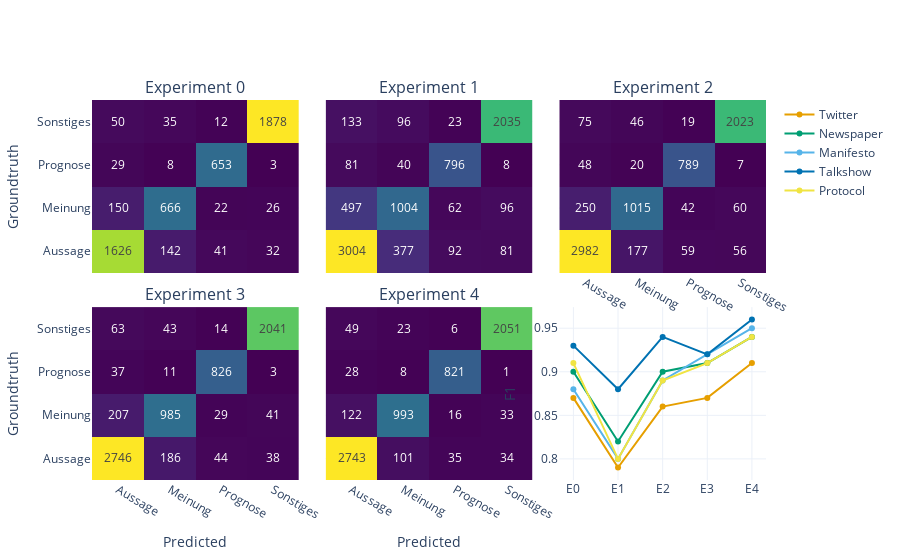

Source (notebook cell):
### Code cell
def get_scores_by_doc():
    dct = {
        'Document Type': [],
        'Experiment': [],
        'F1' : []
    }
    for idx in range(5):
        df = pd.read_csv(f"/home/sami/FLAIR/Results/TRANSFORMER/E{idx}/DistilBert_results.csv")
        df['DOCUMENT_TYPE'] = df['DOCUMENT_TYPE'].apply(lambda x: parse_doc_type(x))
        for document_type, group in df.groupby('DOCUMENT_TYPE'):
            dct['Document Type'].append(document_type)
            dct['Experiment'].append(f'E{idx}')
            y = group['GROUNDTRUTH'].to_numpy()
            y_pred = group['PREDICTION'].to_numpy()
            dct['F1'].append(np.round(f1_score(y, y_pred, average='weighted'),2))
    scores_by_doc = pd.DataFrame(dct)
    return scores_by_doc

def add_to_scores_by_doc(fig, exp, score, doc, row, col):
    colors = ["#F0E442", "#E69F00", "#009E73", "#56B4E9", "#0072B2"]
    doc_types = ['Protocol', 'Twitter', 'Newspaper', 'Manifesto', 'Talkshow']
    color_dict = {doc_type: color for doc_type, color in zip(doc_types, colors)}
    fig.add_trace(go.Scatter(x=exp, y=score,marker=dict(color=color_dict[doc]), name=doc),row=row, col=col)
    return fig

def get_confusion_matrix(experiment):
    path = f"/home/sami/FLAIR/Results/TRANSFORMER/{experiment}/DistilBert_results.csv"
    df = pd.read_csv(path)
    y = df['GROUNDTRUTH'].values
    y_pred = df['PREDICTION'].values
    return confusion_matrix(y, y_pred)

def plot_detailed_scores():
    # True label on y-axis
    # Predicted label on x-axis
    fig = make_subplots(rows=2, 
                    cols=3, 
                    specs=[[{},{},{}], [{},{},{}]],
                    horizontal_spacing=.04,
                    vertical_spacing=.09,
                    subplot_titles=['Experiment 0','Experiment 1','Experiment 2','Experiment 3','Experiment 4',''],
                   )
    fig.update_layout(template='plotly_white')
    scores_by_doc = get_scores_by_doc() # Needs adjustment for new format
    for doc_type in ['Twitter', 'Newspaper', 'Manifesto', 'Talkshow', 'Protocol']:
        temp = scores_by_doc[scores_by_doc['Document Type'] == doc_type]
        doc = doc_type
        exp = temp['Experiment'].to_list()
        score = temp['F1'].to_list()
        fig = add_to_scores_by_doc(fig, exp, score, doc, 2, 3)
    label = ['Aussage', 'Meinung', 'Prognose', 'Sonstiges']
    cm = get_confusion_matrix('E0')
    fig.add_trace(go.Heatmap(
                    z=cm,
                    x=label,
                    y=label,
                    text = cm,
                    texttemplate="%{text}",
                    colorscale='Viridis',
                    showlegend=False,
                    showscale=False
                       ),row = 1, col = 1)
    cm = get_confusion_matrix('E1')
    fig.add_trace(go.Heatmap(
                    z=cm,
                    x=label,
                    y=label,
                    text = cm,
                    texttemplate="%{text}",
                    colorscale='Viridis',
                    showlegend=False,
                    showscale=False
                       ),row = 1, col =2)
    cm = get_confusion_matrix('E2')
    fig.add_trace(go.Heatmap(
                    z=cm,
                    x=label,
                    y=label,
                    text = cm,
                    texttemplate="%{text}",
                    colorscale='Viridis',
                    showlegend=False,
                    showscale=False
                       ),row = 1, col =3)
    cm = get_confusion_matrix('E3')
    fig.add_trace(go.Heatmap(
                    z=cm,
                    x=label,
                    y=label,
                    text = cm,
                    texttemplate="%{text}",
                    colorscale='Viridis',
                    showlegend=False,
                    showscale=False
                       ),row = 2, col =1)
    cm = get_confusion_matrix('E4')
    fig.add_trace(go.Heatmap(
                    z=cm,
                    x=label,
                    y=label,
                    text = cm,
                    texttemplate="%{text}",
                    colorscale='Viridis',
                    showlegend=False,
                    showscale=False
                       ),row = 2, col =2)

    fig.update_yaxes(nticks=6,row=2, col=3)
    fig.update_yaxes(title='Groundtruth', row=1, col=1)
    fig.update_yaxes(title='Groundtruth', row=2, col=1)
    fig.update_xaxes(title='Predicted', row=2, col=1)
    fig.update_xaxes(title='Predicted', row=2, col=2)
    fig.update_xaxes(showticklabels=False, row=1, col=1)
    fig.update_xaxes(showticklabels=False, row=1, col=2)
    fig.update_yaxes(showticklabels=False, row=1, col=2)
    fig.update_yaxes(showticklabels=False, row=1, col=3)
    fig.update_yaxes(showticklabels=False, row=2, col=2)
    fig.update_yaxes(title_text='F1', row=2, col=3)
    fig.update_yaxes(title_text='F1', secondary_y=False, row=3, col=1)
    fig.update_yaxes(title_text='Sentences', secondary_y=True, row=3, col=1)
    pio.write_image(fig, '/home/sami/FLAIR/Visuals/PNG/Detailed_Scores.png',scale=10, width=1080, height=600)
    pio.write_image(fig, '/home/sami/FLAIR/Visuals/SVG/Detailed_Scores.svg',scale=10, width=1080, height=600)
    pio.write_image(fig, '/home/sami/FLAIR/Visuals/JPG/Detailed_Scores.jpg',scale=10, width=1080, height=600)
    pio.write_image(fig, '/home/sami/FLAIR/Visuals/PDF/Detailed_Scores.pdf',scale=10, width=1080, height=600)
    fig.write_html("/home/sami/FLAIR/Visuals/HTML/Detailed_Scores.html")
    fig.show()
plot_detailed_scores()

### Figure 1 — Plotly figure (JSON) as saved in the notebook; plotly's stock layout.template omitted (floating-point values rounded to 4 significant figures)
{"data": [{"marker": {"color": "#E69F00"}, "name": "Twitter", "type": "scatter", "x": ["E0", "E1", "E2", "E3", "E4"], "xaxis": "x6", "y": [0.87, 0.79, 0.86, 0.87, 0.91], "yaxis": "y6"}, {"marker": {"color": "#009E73"}, "name": "Newspaper", "type": "scatter", "x": ["E0", "E1", "E2", "E3", "E4"], "xaxis": "x6", "y": [0.9, 0.82, 0.9, 0.91, 0.94], "yaxis": "y6"}, {"marker": {"color": "#56B4E9"}, "name": "Manifesto", "type": "scatter", "x": ["E0", "E1", "E2", "E3", "E4"], "xaxis": "x6", "y": [0.88, 0.8, 0.89, 0.92, 0.95], "yaxis": "y6"}, {"marker": {"color": "#0072B2"}, "name": "Talkshow", "type": "scatter", "x": ["E0", "E1", "E2", "E3", "E4"], "xaxis": "x6", "y": [0.93, 0.88, 0.94, 0.92, 0.96], "yaxis": "y6"}, {"marker": {"color": "#F0E442"}, "name": "Protocol", "type": "scatter", "x": ["E0", "E1", "E2", "E3", "E4"], "xaxis": "x6", "y": [0.91, 0.8, 0.89, 0.91, 0.94], "yaxis": "y6"}, {"colorscale": [[0, "#440154"], [0.1111, "#482878"], [0.2222, "#3e4989"], [0.3333, "#31688e"], [0.4444, "#26828e"], [0.5556, "#1f9e89"], [0.6667, "#35b779"], [0.7778, "#6ece58"], [0.8889, "#b5de2b"], [1, "#fde725"]], "showlegend": false, "showscale": false, "text": [[1626, 142, 41, 32], [150, 666, 22, 26], [29, 8, 653, 3], [50, 35, 12, 1878]], "texttemplate": "%{text}", "type": "heatmap", "x": ["Aussage", "Meinung", "Prognose", "Sonstiges"], "xaxis": "x", "y": ["Aussage", "Meinung", "Prognose", "Sonstiges"], "yaxis": "y", "z": [[1626, 142, 41, 32], [150, 666, 22, 26], [29, 8, 653, 3], [50, 35, 12, 1878]]}, {"colorscale": [[0, "#440154"], [0.1111, "#482878"], [0.2222, "#3e4989"], [0.3333, "#31688e"], [0.4444, "#26828e"], [0.5556, "#1f9e89"], [0.6667, "#35b779"], [0.7778, "#6ece58"], [0.8889, "#b5de2b"], [1, "#fde725"]], "showlegend": false, "showscale": false, "text": [[3004, 377, 92, 81], [497, 1004, 62, 96], [81, 40, 796, 8], [133, 96, 23, 2035]], "texttemplate": "%{text}", "type": "heatmap", "x": ["Aussage", "Meinung", "Prognose", "Sonstiges"], "xaxis": "x2", "y": ["Aussage", "Meinung", "Prognose", "Sonstiges"], "yaxis": "y2", "z": [[3004, 377, 92, 81], [497, 1004, 62, 96], [81, 40, 796, 8], [133, 96, 23, 2035]]}, {"colorscale": [[0, "#440154"], [0.1111, "#482878"], [0.2222, "#3e4989"], [0.3333, "#31688e"], [0.4444, "#26828e"], [0.5556, "#1f9e89"], [0.6667, "#35b779"], [0.7778, "#6ece58"], [0.8889, "#b5de2b"], [1, "#fde725"]], "showlegend": false, "showscale": false, "text": [[2982, 177, 59, 56], [250, 1015, 42, 60], [48, 20, 789, 7], [75, 46, 19, 2023]], "texttemplate": "%{text}", "type": "heatmap", "x": ["Aussage", "Meinung", "Prognose", "Sonstiges"], "xaxis": "x3", "y": ["Aussage", "Meinung", "Prognose", "Sonstiges"], "yaxis": "y3", "z": [[2982, 177, 59, 56], [250, 1015, 42, 60], [48, 20, 789, 7], [75, 46, 19, 2023]]}, {"colorscale": [[0, "#440154"], [0.1111, "#482878"], [0.2222, "#3e4989"], [0.3333, "#31688e"], [0.4444, "#26828e"], [0.5556, "#1f9e89"], [0.6667, "#35b779"], [0.7778, "#6ece58"], [0.8889, "#b5de2b"], [1, "#fde725"]], "showlegend": false, "showscale": false, "text": [[2746, 186, 44, 38], [207, 985, 29, 41], [37, 11, 826, 3], [63, 43, 14, 2041]], "texttemplate": "%{text}", "type": "heatmap", "x": ["Aussage", "Meinung", "Prognose", "Sonstiges"], "xaxis": "x4", "y": ["Aussage", "Meinung", "Prognose", "Sonstiges"], "yaxis": "y4", "z": [[2746, 186, 44, 38], [207, 985, 29, 41], [37, 11, 826, 3], [63, 43, 14, 2041]]}, {"colorscale": [[0, "#440154"], [0.1111, "#482878"], [0.2222, "#3e4989"], [0.3333, "#31688e"], [0.4444, "#26828e"], [0.5556, "#1f9e89"], [0.6667, "#35b779"], [0.7778, "#6ece58"], [0.8889, "#b5de2b"], [1, "#fde725"]], "showlegend": false, "showscale": false, "text": [[2743, 101, 35, 34], [122, 993, 16, 33], [28, 8, 821, 1], [49, 23, 6, 2051]], "texttemplate": "%{text}", "type": "heatmap", "x": ["Aussage", "Meinung", "Prognose", "Sonstiges"], "xaxis": "x5", "y": ["Aussage", "Meinung", "Prognose", "Sonstiges"], "yaxis": "y5", "z": [[2743, 101, 35, 34], [122, 993, 16, 33], [28, 8, 821, 1], [49, 23, 6, 2051]]}], "layout": {"annotations": [{"font": {"size": 16}, "showarrow": false, "text": "Experiment 0", "x": 0.1533, "xanchor": "center", "xref": "paper", "y": 1, "yanchor": "bottom", "yref": "paper"}, {"font": {"size": 16}, "showarrow": false, "text": "Experiment 1", "x": 0.5, "xanchor": "center", "xref": "paper", "y": 1, "yanchor": "bottom", "yref": "paper"}, {"font": {"size": 16}, "showarrow": false, "text": "Experiment 2", "x": 0.8467, "xanchor": "center", "xref": "paper", "y": 1, "yanchor": "bottom", "yref": "paper"}, {"font": {"size": 16}, "showarrow": false, "text": "Experiment 3", "x": 0.1533, "xanchor": "center", "xref": "paper", "y": 0.455, "yanchor": "bottom", "yref": "paper"}, {"font": {"size": 16}, "showarrow": false, "text": "Experiment 4", "x": 0.5, "xanchor": "center", "xref": "paper", "y": 0.455, "yanchor": "bottom", "yref": "paper"}], "xaxis": {"anchor": "y", "domain": [0, 0.3067], "showticklabels": false}, "xaxis2": {"anchor": "y2", "domain": [0.3467, 0.6533], "showticklabels": false}, "xaxis3": {"anchor": "y3", "domain": [0.6933, 1]}, "xaxis4": {"anchor": "y4", "domain": [0, 0.3067], "title": {"text": "Predicted"}}, "xaxis5": {"anchor": "y5", "domain": [0.3467, 0.6533], "title": {"text": "Predicted"}}, "xaxis6": {"anchor": "y6", "domain": [0.6933, 1]}, "yaxis": {"anchor": "x", "domain": [0.545, 1], "title": {"text": "Groundtruth"}}, "yaxis2": {"anchor": "x2", "domain": [0.545, 1], "showticklabels": false}, "yaxis3": {"anchor": "x3", "domain": [0.545, 1], "showticklabels": false}, "yaxis4": {"anchor": "x4", "domain": [0, 0.455], "title": {"text": "Groundtruth"}}, "yaxis5": {"anchor": "x5", "domain": [0, 0.455], "showticklabels": false}, "yaxis6": {"anchor": "x6", "domain": [0, 0.455], "nticks": 6, "title": {"text": "F1"}}}}
